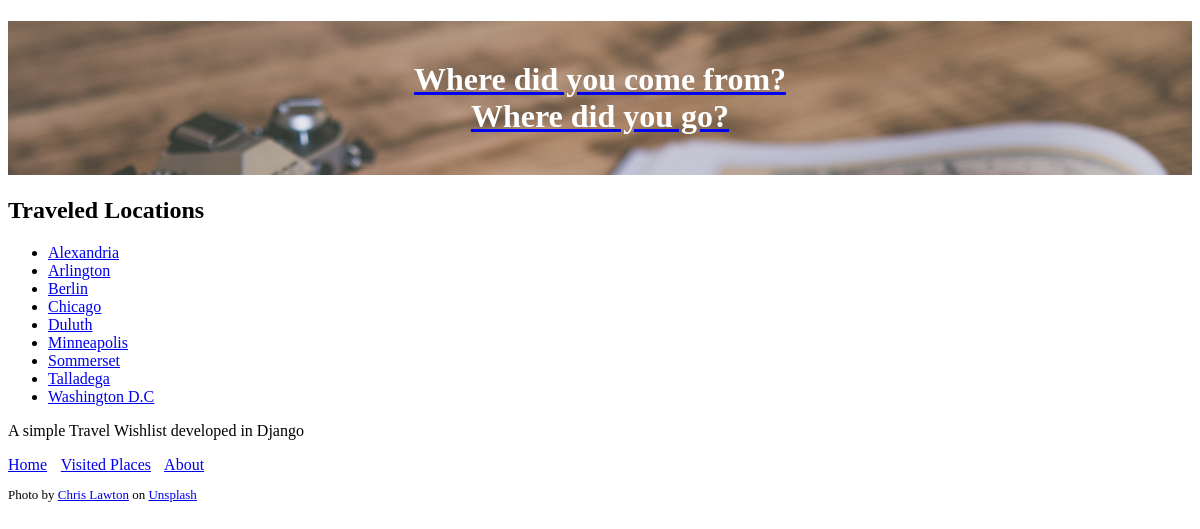
The page /visited (signed in) on the database as committed earlier.
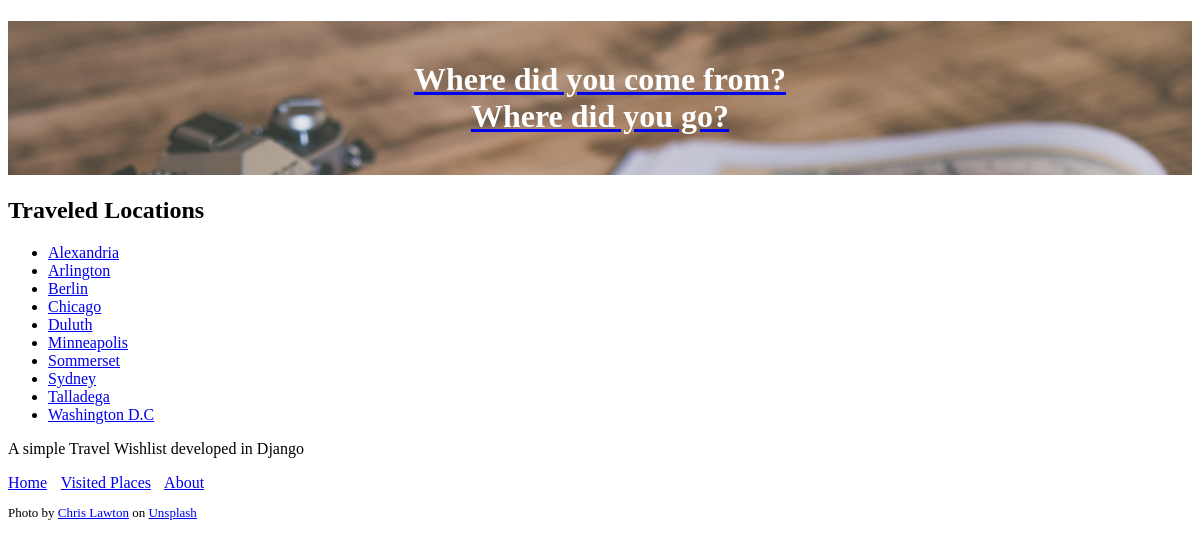
The same page on the database as committed later.
### travel_wishlist/models.py (models this page shows, shortened)
class Place(models.Model):
    user = models.ForeignKey('auth.User', null=False, on_delete=models.CASCADE)
    notes = models.TextField(blank=True, null =True)
    date_visited = models.DateField(blank=True, null =True)
    photo = models.ImageField(upload_to='user_images/', blank=True, null =True)
    name = models.CharField(max_length=200)
    visited = models.BooleanField(default=False)

### travel_wishlist/views.py (the view)
# urls.py: path('visited', views.places_visited, name='places_visited'),
@login_required
def places_visited(request):
    visited = Place.objects.filter(visited=True).order_by('name')
    return render(request, 'travel_wishlist/visited.html', {'visited': visited})

### travel_wishlist/templates/travel_wishlist/visited.html
{% extends 'travel_wishlist/base.html' %}
{% block content %}
<h2>Traveled Locations</h2>
{% if visited %}
<ul>
    {% for place in visited %}
    <li>
        <a href="{% url 'place_details' place.pk %}" >
            {{  place.name }}
        </a>
    </li>
    {% endfor %}
</ul>
{% else %}
<p>
    You have not visited any places in your list
</p>
{% endif %}
{% endblock %}

Rows that differ between the two databases and show on the page:
now on this page (row edited): Place: name "Sydney"
